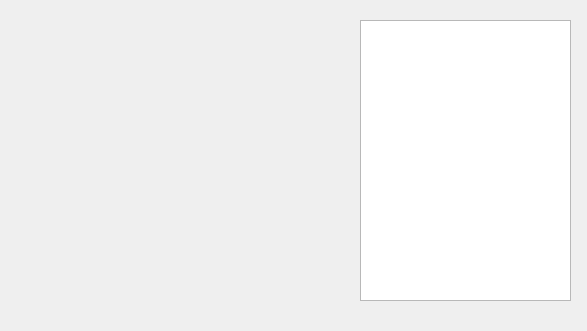
<?xml version="1.0" encoding="UTF-8"?>
<ui version="4.0">
 <class>DebugForm</class>
 <widget class="QWidget" name="DebugForm">
  <property name="geometry">
   <rect>
    <x>0</x>
    <y>0</y>
    <width>587</width>
    <height>331</height>
   </rect>
  </property>
  <property name="windowTitle">
   <string>Form</string>
  </property>
  <widget class="QTextEdit" name="debugOutput">
   <property name="geometry">
    <rect>
     <x>360</x>
     <y>20</y>
     <width>211</width>
     <height>281</height>
    </rect>
   </property>
  </widget>
 </widget>
 <resources/>
 <connections/>
</ui>
